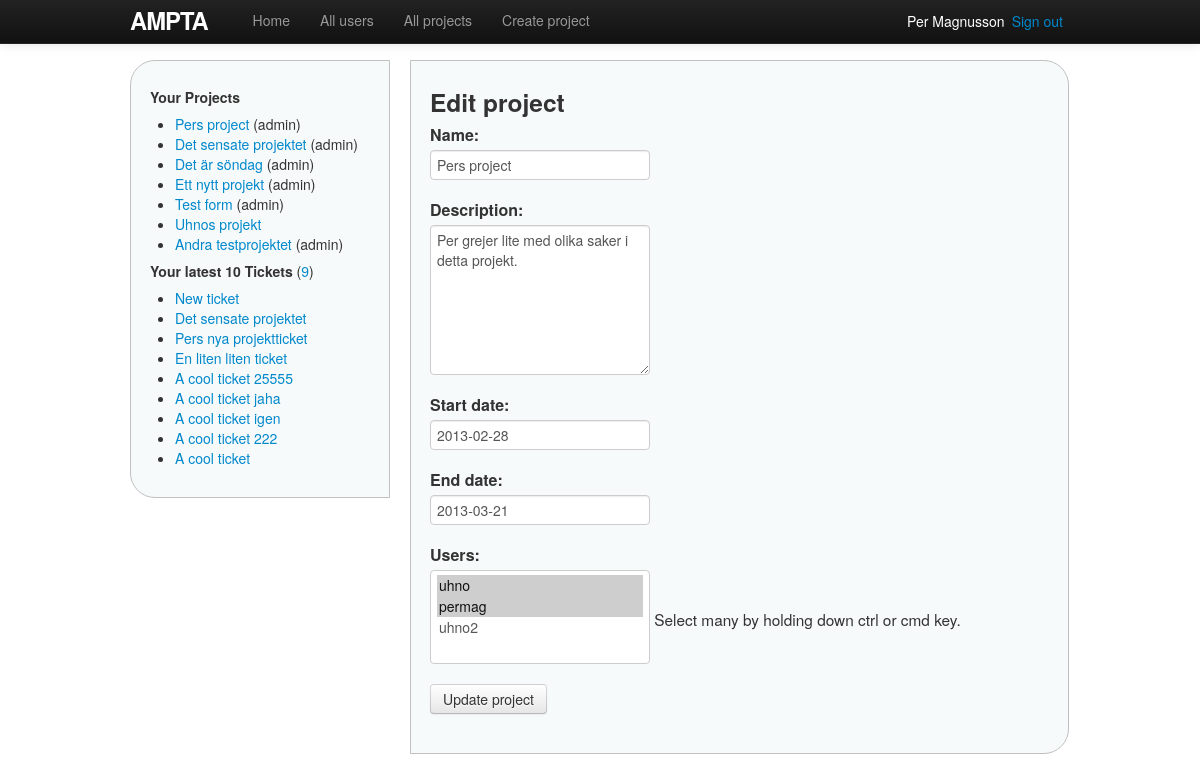
The page /projects/10/edit/ (signed in) on the database as committed earlier.
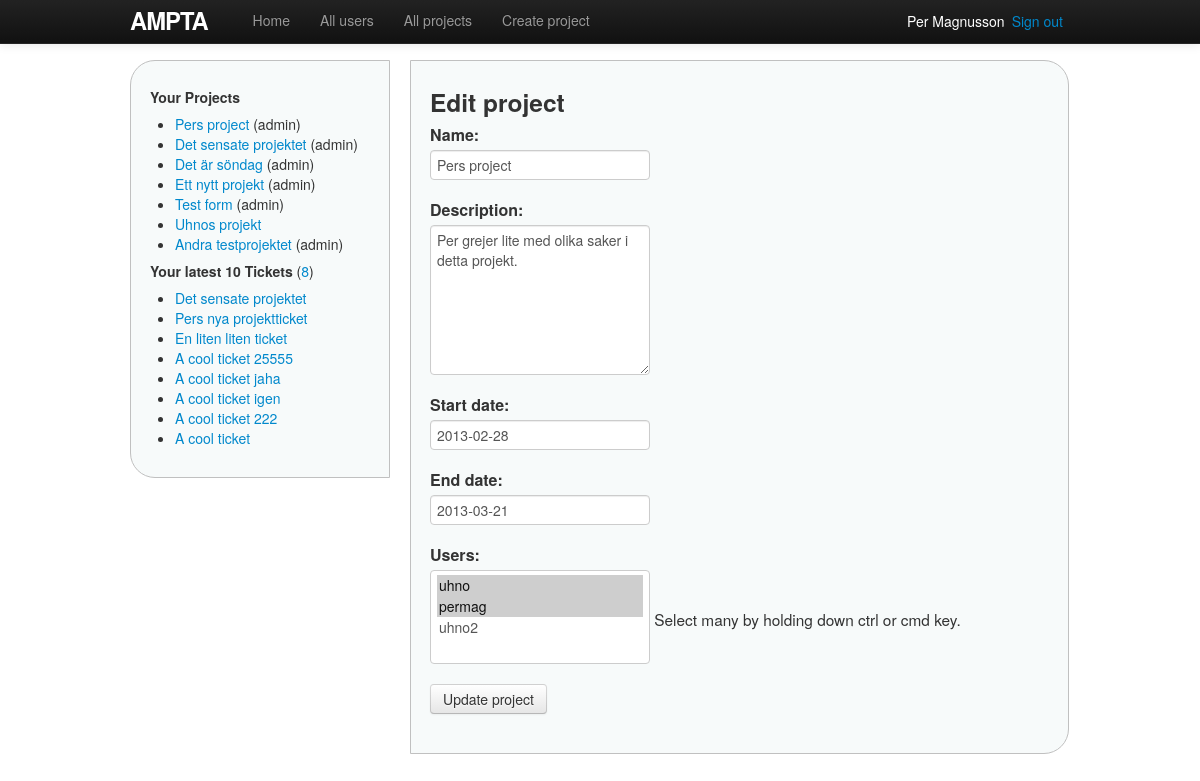
The same page on the database as committed later.
### ampta/models.py (models this page shows, shortened)
class Project(models.Model):
    name = models.CharField(max_length=30)
    description = models.TextField()
    start_date = models.DateField()
    end_date = models.DateField()
    users = models.ManyToManyField(User, related_name='projects', blank=True)
    owner = models.ForeignKey(User, related_name='projects_owned_by_user')
    date_added = models.DateTimeField()
    date_updated = models.DateTimeField()
    def owned_by_user(self, user):
        return self.owner == user

class Ticket(models.Model):
    name = models.CharField(max_length=30)
    description = models.TextField()
    start_date = models.DateField();
    end_date = models.DateField();
    status = models.ForeignKey(Status, related_name='tickets')
    project = models.ForeignKey(Project, related_name='tickets')
    owner = models.ForeignKey(User, related_name='tickets')
    date_added = models.DateTimeField()
    date_updated = models.DateTimeField()

### ampta/views/project_views.py (the view)
# urls.py: url(r'^projects/(?P<project_id>\d+)/edit/$', 'edit_update', name='edit_project'),
@login_required(login_url='/login')
def edit_update(request, project_id=None):
    project = get_object_or_404(Project, id=project_id)
    if project.owned_by_user(request.user):
        if request.method == 'POST':
            form = ProjectForm(request.user, request.POST, instance=project)  # exclude current user
            if form.is_valid():
                try:
                    form.instance.date_updated = datetime.datetime.today()
                    form.save()
                    form.instance.users.add(request.user)  # add owner to project.users. after save.
                    messages.success(request, 'Project was updated')
                    return redirect(project)
                except:
                    return HttpResponseServerError()
        else:
            form = ProjectForm(request.user, instance=project)
    else:
        return render(request, 'shared/error.html',
                     {'error_type': 'permission'})
    return render(request, 'projects/new.html',
                 {'form': form, 'header': 'Edit project', 'button': 'Update project'})

### ampta/forms.py (shortened to what this page needs)
class ProjectForm(ModelForm):
    start_date = forms.DateField(initial=datetime.date.today)  # define manually to set initial value
    users = forms.ModelMultipleChoiceField(User.objects.all(), # define manually to customize help_text
                                           help_text='Select many by holding down ctrl or cmd key.',
                                           required=False)
    error_css_class = 'validationError'  # add css class to form field with error
    def __init__(self, current_user, *args, **kwargs):
        super(ProjectForm, self).__init__(*args, **kwargs)  # exclude current user from users MultipleChoiceField
        self.fields['users'].queryset = self.fields['users'].queryset.exclude(id=current_user.id)
    class Meta:
        model = Project
        exclude = ('owner', 'date_added', 'date_updated')

### ampta/templatetags/custom_filters.py (called while the page is built)
@register.filter(name='user_projects')  # "name", if other name than function
def user_projects(user):
    projects = user.projects.order_by('-date_added')
    return projects

@register.filter
def project_owned_by_user(project, user):
    return project.owned_by_user(user)

### ampta/templates/projects/new.html (shortened to what this page needs)
{% extends 'shared/base.html' %}
{% block content %}
<h3>{{ header }}</h3>
{% include 'projects/_new_edit_form.html' %}
{% endblock %}

### ampta/templates/shared/base.html (shortened to what this page needs)
<!DOCTYPE html>
<html>
	<head>
		{% block styles %}
			<link rel="stylesheet" href="http://code.jquery.com/ui/1.10.1/themes/base/jquery-ui.css" />
			<link rel="stylesheet" type="text/css" href="{{ STATIC_URL }}styles/bootstrap.min.css">
			<link rel="stylesheet" type="text/css" href="{{ STATIC_URL }}styles/site.css">
		{% endblock %}
	</head>
	<body>
	{% block body %}
		<div class="container">
		<header>
			<nav class="navbar navbar-inverse navbar-fixed-top">
				<div class="navbar-inner">
					<div class="container">
						<a href="{% url home %}" id="logo" class="brand">Ampta</a>
						<div class="nav-collapse collapse">
							<ul class="nav">
								<li {% if home_active %}class="active"{% endif %}>
									<a href="{% url home %}">Home</a>
								</li>
								<li {% if all_users_active %}class="active"{% endif %}>
									<a href="{% url users %}">All users</a>
								</li>
								<li {% if projects_active %}class="active"{% endif %}>
									<a href="{% url projects %}">All projects</a>
								</li>
								<li {% if create_projects_active %}class="active"{% endif %}>
									<a href="{% url new_project %}">Create project</a>
								</li>
							</ul>
						</div>
						<span class="sign_out pull-right"><a href="{% url logout %}">Sign out</a></span>
						<span class="active_user pull-right">
							<a href="{% url user user.id %}">{{ user.get_full_name }}</a>
						</span>
					</div>
				</div>
			</nav>
		</header>
		<div class="sidenav pull-left">
			{% include 'shared/_sidenav_projects_tickets.html' %}
		</div>
		<div class="main pull-left">
			{% block content %}{% endblock %}
		</div>
		</div>
	{% endblock body %}
	</body>
</html>

### ampta/templates/shared/_sidenav_projects_tickets.html (shortened to what this page needs)
{% load custom_filters %}
<h5>Your Projects</h5>
<ul>
{% with projects=user|user_projects %}
{% for p in projects %}
	<li>
		<a href="{% url project p.id %}">{{ p.name }}</a>
		{% if p|project_owned_by_user:user %}(admin){% endif %}
	</li>
{% endfor%}
{% endwith %}
</ul>
<h5>Your latest 10 Tickets
	<span class="countTickets">(<a href="{% url tickets %}">{{ user.tickets.count }}</a>)</span>
</h5>
<ul>
{% for t in user.tickets.all|dictsortreversed:"date_added"|slice:"10" %}
	<li><a href="{% url project_ticket t.project.id t.id %}">{{ t.name }}</a></li>
{% endfor %}
</ul>

### ampta/templates/projects/_new_edit_form.html
<form action="" method="POST">{% csrf_token %}
	{{ form.as_p }}
	<input type="submit" value="{{ button|default:"Submit" }}" class="btn" />
</form>

Rows that differ between the two databases and show on the page:
removed Ticket: name "New ticket"
Other text that changed with them:
{{ user.tickets.count }}: "9" → "8"
